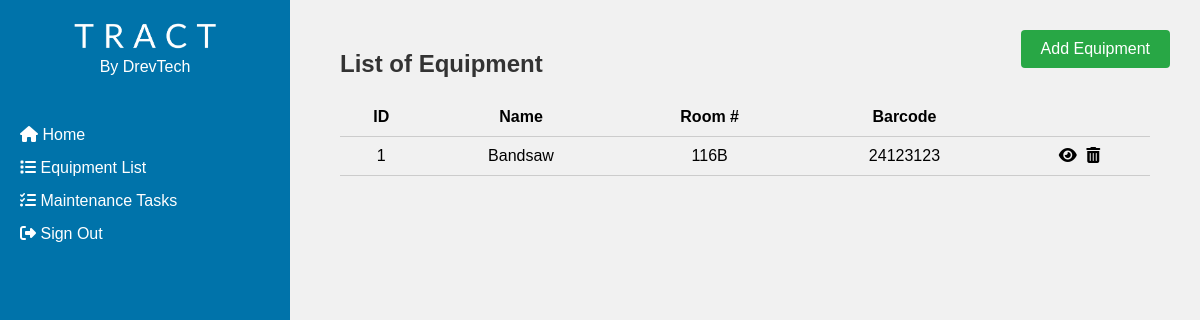
Page /equipment (signed in) on the committed database.
### models.py (models this page shows, shortened)
class Equipment(Base):
    __tablename__ = 'equipment'
    id = Column(Integer, primary_key=True)
    name = Column(String(80), nullable=False)
    room = Column(String(80), nullable=False)
    barcode = Column(String(120), unique=True, nullable=False)
    manual_id = Column(Integer, ForeignKey('manual.id'), nullable=True)
    is_active = Column(Boolean, default=True, nullable=True)

### app.py (the view)
    @app.route('/equipment')
    @login_required
    def list_equipment():
        equipment = Equipment.query.all()
        return render_template('list_equipment.html', equipment=equipment)

### templates/list_equipment.html (shortened to what this page needs)
<!DOCTYPE html>
{% import 'wtf.html' as wtf %}
<html>
<head>
</head>
<body>
{% extends 'basee.html' %}
{% block content %}
<div class="squeeze">
<h1>List of Equipment</h1>
<div class="table-container">
{% if equipment %}
<table>
  <thead>
    <tr>
      <th>ID</th>
      <th>Name</th>
      <th>Room #</th>
      <th>Barcode</th>
      <th></th>
    </tr>
  </thead>
  <tbody>
    {% for equip in equipment %}
      <tr>
        <td>{{ equip.id }}</td>
        <td>{{ equip.name }}</td>
        <td>{{ equip.room }}</td>
        <td>{{ equip.barcode }}</td>
        <td>
          <a href="{{ url_for('view_equipment', id=equip.id) }}"><i class="fas fa-eye"></i></a>
          <a href="#" class="delete-button" onclick="event.preventDefault(); if (confirmDelete()) document.getElementById('delete-form-{{ equip.id }}').submit();"><i class="fas fa-trash-alt"></i></a>
        </td>
      </tr>
    {% endfor %}
  </tbody>
</table>
{% else %}
<p>No equipment added</p>
{% endif %}
</div>
<a href="{{ url_for('new_equipment') }}" class="add-button">Add Equipment</a>
</div>
{% endblock %}

### static/styles.css (style rules this page uses)
body { font-family: Arial, sans-serif; margin: 0; padding: 0; min-height: 100vh; display: flex; flex-direction: column; }
table { width: 100%; border-collapse: collapse; }
table th, table td { padding: 10px; text-align: center; border-bottom: 1px solid #ccc; }
table th { background-color: #f1f1f1; }
.table-container { margin-top: 20px; position: relative; }
.squeeze { margin: 30px; }
.add-button { position: absolute; top: 0; right: 0; margin: 10px; padding: 10px 20px; background-color: #2ecc71; color: #fff; text-decoration: none; }
h1 { color: #333; font-size: 24px; margin-bottom: 10px; }
a { color: inherit; text-decoration: none; }
.add-button { display: flex; margin: 30px; padding: 10px 20px; background-color: #28a745; color: #fff; text-decoration: none; border-radius: 4px; }

### templates/list_equipment.html (style rules this page uses)
.delete-button { margin-left: 5px; }

### rows in the picture
Equipment: id "1", name "Bandsaw", room "116B", barcode "24123123"
